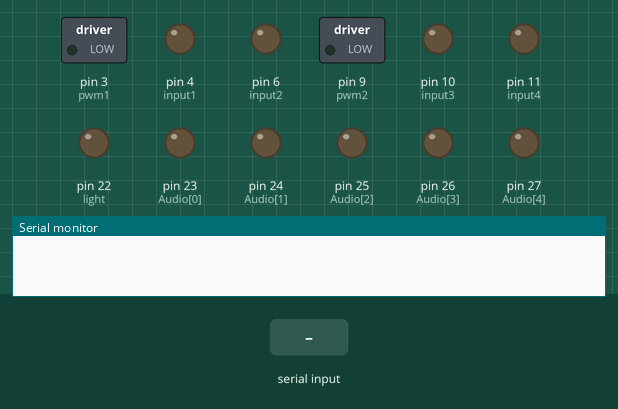
A sketch run on a simulated Arduino Mega 2560, built with avr-gcc and run on an emulated ATmega2560. Parts: switched loads named in the sketch (green lamp = pin HIGH), output pins drawn as LEDs (lit = HIGH), the last lines printed to the serial monitor. Inputs (shaded band) come from the test bench.

Above: at 1.2 s.
1.3 s: "f" received over Serial
At 2.5 s:
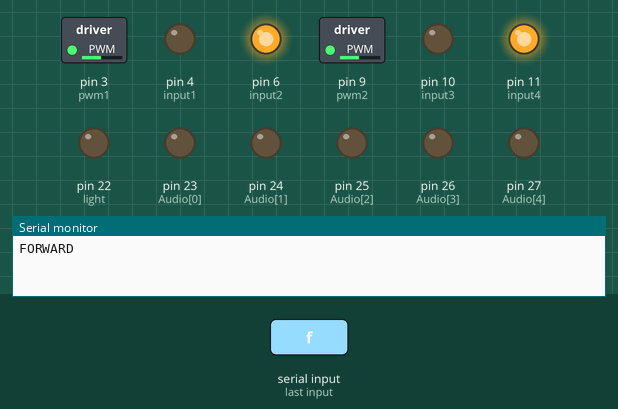
2.8 s: "b" received over Serial
At 3.7 s:
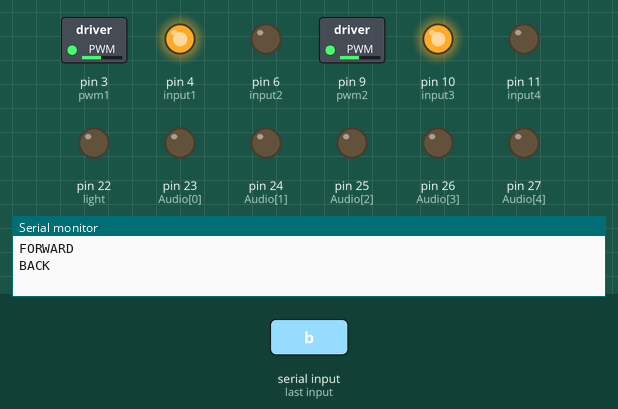
4.3 s: "l" received over Serial
At 4.8 s:
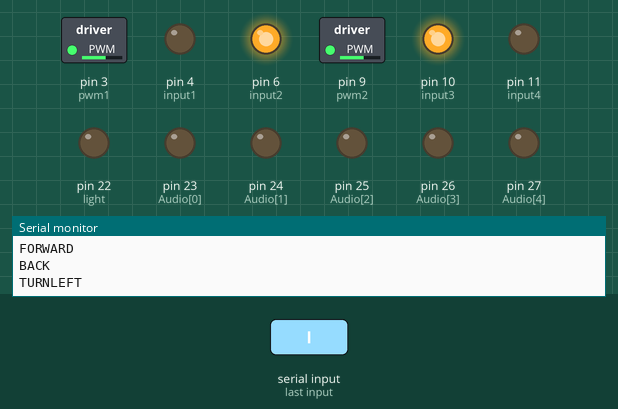
5.8 s: "r" received over Serial
At 7.0 s:
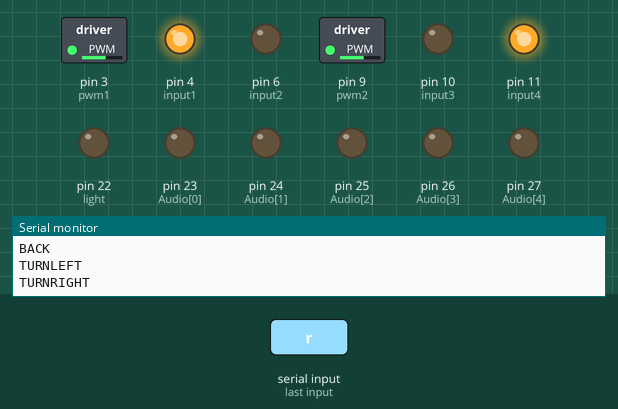
7.3 s: "o" received over Serial
At 8.3 s:
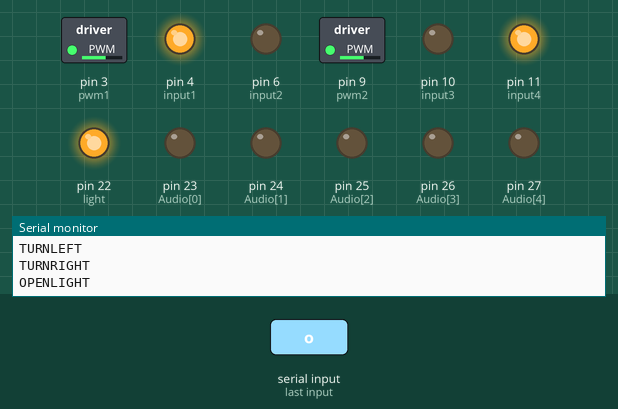
8.8 s: "s" received over Serial
At 9.5 s:
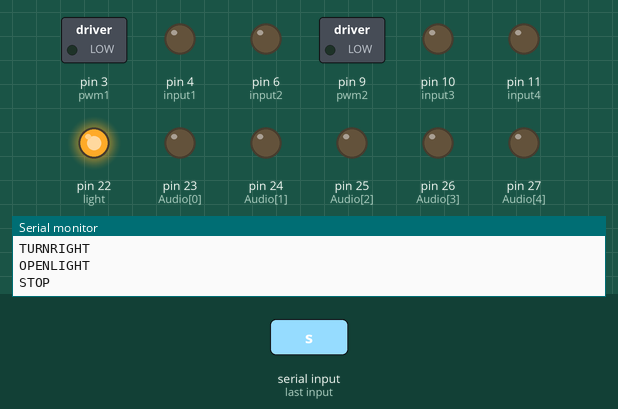
Timing chart, 0 to 11.3 s (numbered marks = the images above; inputs shaded):
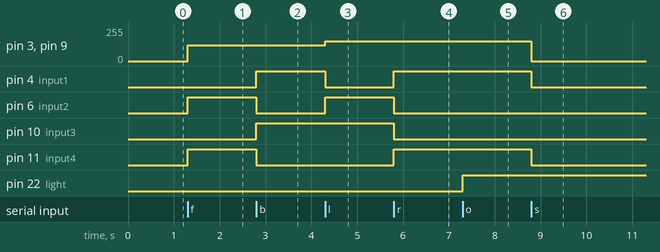

The sketch:

control.ino
```cpp
#define STOP 0
#define FORWARD 1
#define BACKWARD 2
#define TURNRIGHT 3
#define TURNLEFT 4
#define TURNRIGHTLITTLE 5
#define TURNLEFTLITTLE 6

//L298N电机驱动引脚
const int input1 = 4;
const int input2 = 6;
const int input3 = 10;
const int input4 = 11;
const int pwm1 = 3;
const int pwm2 = 9;

const int light = 22;

const int Audio[5] = {23, 24, 25, 26, 27};

int i;
int msg = 0;
void setup()
{
    Serial.begin(9600);   //定义波特率

    pinMode(input1, OUTPUT);
    pinMode(input2, OUTPUT);
    pinMode(input3, OUTPUT);
    pinMode(input4, OUTPUT);
    pinMode(pwm1, OUTPUT);
    pinMode(pwm2, OUTPUT);

    pinMode(light, OUTPUT);

    for(i = 0; i < 5; i++) {
      pinMode(Audio[i], OUTPUT);
    }
}

void goStop() {
    analogWrite(pwm1, 0);
    analogWrite(pwm2, 0);

    digitalWrite(input1, LOW);
    digitalWrite(input2, LOW);
    digitalWrite(input3, LOW);
    digitalWrite(input4, LOW);
}

void goForward(int _pwm1, int _pwm2) {
    analogWrite(pwm1, _pwm1);
    analogWrite(pwm2, _pwm2);

    digitalWrite(input1, LOW);
    digitalWrite(input2, HIGH);
    digitalWrite(input3, LOW);
    digitalWrite(input4, HIGH);
}

void goBack(int _pwm1, int _pwm2) {
    analogWrite(pwm1, _pwm1);
    analogWrite(pwm2, _pwm2);

    digitalWrite(input1, HIGH);
    digitalWrite(input2, LOW);
    digitalWrite(input3, HIGH);
    digitalWrite(input4, LOW);
}

void goRight(int _pwm1, int _pwm2) {
    analogWrite(pwm1, _pwm1);
    analogWrite(pwm2, _pwm2);

    digitalWrite(input1, HIGH);
    digitalWrite(input2, LOW);
    digitalWrite(input3, LOW);
    digitalWrite(input4, HIGH);
}

void goLeft(int _pwm1, int _pwm2) {
    analogWrite(pwm1, _pwm1);
    analogWrite(pwm2, _pwm2);

    digitalWrite(input1, LOW);
    digitalWrite(input2, HIGH);
    digitalWrite(input3, HIGH);
    digitalWrite(input4, LOW);
}

//电机函数
void motorRun(int _Cmd) {
  switch(_Cmd) {
    case STOP:
      goStop();
      break;

    case TURNRIGHT:
      goRight(150, 150);
      break;

    case TURNRIGHTLITTLE:
      goRight(80, 0);
      break;

    case TURNLEFT:
      goLeft(150, 150);
      break;

    case TURNLEFTLITTLE:
      goLeft(0, 80);
      break;


    case FORWARD:
      goForward(120, 120);
      break;

    case BACKWARD:
      goBack(120, 120);
      break;
  }
}

void openLight() {
  digitalWrite(light, HIGH);
}

void closeLight() {
  digitalWrite(light, LOW);
}


void AudioPinAllHigh() {
  for(i = 0; i < 5; i++) {
    digitalWrite(Audio[i], HIGH);
  }
}

//播报001，11110
void audio1Play() {
  digitalWrite(Audio[0], LOW);
  for(i = 1; i < 5; i++) {
    digitalWrite(Audio[i], HIGH);
  }
  delay(200);
  AudioPinAllHigh();
}

//播报002，11101
void audio2Play() {
  digitalWrite(Audio[0], HIGH);
  digitalWrite(Audio[1], LOW);
  for(i = 2; i < 5; i++) {
    digitalWrite(Audio[i], HIGH);
  }
  delay(200);
  AudioPinAllHigh();

}

//播报003，11100
void audio3Play() {
  digitalWrite(Audio[0], LOW);
  digitalWrite(Audio[1], LOW);
  for(i = 2; i < 5; i++) {
    digitalWrite(Audio[i], HIGH);
  }
  delay(200);
  AudioPinAllHigh();

}

//播报004，11011
void audio4Play() {
  for(i = 0; i < 2; i++) {
    digitalWrite(Audio[i], HIGH);
  }
  digitalWrite(Audio[2], LOW);
  for(i = 3; i < 5; i++) {
    digitalWrite(Audio[i], HIGH);
  }
  delay(200);
  AudioPinAllHigh();
}

//播报005，11010
void audio5Play() {
  digitalWrite(Audio[0], LOW);
  digitalWrite(Audio[1], HIGH);
  digitalWrite(Audio[2], LOW);
  digitalWrite(Audio[3], HIGH);
  digitalWrite(Audio[4], HIGH);

  delay(200);
  AudioPinAllHigh();
}

//播报006，11001
void audio6Play() {
  digitalWrite(Audio[0], HIGH);
  digitalWrite(Audio[1], LOW);
  digitalWrite(Audio[2], LOW);
  digitalWrite(Audio[3], HIGH);
  digitalWrite(Audio[4], HIGH);

  delay(200);
  AudioPinAllHigh();
}

//播报007，11000
void audio7Play() {
  digitalWrite(Audio[0], LOW);
  digitalWrite(Audio[1], LOW);
  digitalWrite(Audio[2], LOW);
  digitalWrite(Audio[3], HIGH);
  digitalWrite(Audio[4], HIGH);

  delay(200);
  AudioPinAllHigh();
}

void playAllAudio() {
  audio1Play();
  delay(2000);
  audio2Play();
  delay(2000);
  audio3Play();
  delay(2000);
  audio4Play();
  delay(2000);
}


void loop()
{
  /*
    for (byte n = 0; n < 255; n++) {
        Serial.write(n);   //向串口写入n
        delay(50);     //延时0.05s
    }
   */
  if(Serial.available() > 0) {
    msg = Serial.read();
    if(msg == 'f'){
      Serial.println("FORWARD");
      motorRun(FORWARD);
      delay(1000);
    }

    else if(msg == 'b') {
      Serial.println("BACK");
      motorRun(BACKWARD);
      delay(1000);
    }

    else if(msg == 's') {
      Serial.println("STOP");
      motorRun(STOP);
      delay(1000);
    }
    else if(msg == 'l') {
      Serial.println("TURNLEFT");
      motorRun(TURNLEFT);
      delay(1000);
    }
    else if(msg == 'r') {
      Serial.println("TURNRIGHT");
      motorRun(TURNRIGHT);
      delay(1000);
    }
    else if(msg == 'o') {
      Serial.println("OPENLIGHT");
      openLight();
    }
    else if(msg == 'c') {
      Serial.println("CLOSELIGHT");
      closeLight();
    }

    else if(msg == '1') {
      audio1Play();
    }

    else if(msg == '2') {
      audio2Play();
    }

    else if(msg == '3') {
      audio3Play();
    }
  }
}
```

Measured:
- after the input at 1.3 s, pin 3 (pwm1), pin 9 (pwm2): 0/255 → 120/255 at once; pin 6 (input2), pin 11 (input4): LOW → HIGH at once
- after the input at 2.8 s, pin 4 (input1), pin 10 (input3): LOW → HIGH at once; pin 6 (input2), pin 11 (input4): HIGH → LOW at once
- after the input at 4.3 s, pin 3 (pwm1), pin 9 (pwm2): 120/255 → 150/255 at once; pin 4 (input1): HIGH → LOW at once; pin 6 (input2): LOW → HIGH at once
- after the input at 5.8 s, pin 4 (input1), pin 11 (input4): LOW → HIGH at once; pin 6 (input2), pin 10 (input3): HIGH → LOW at once
- after the input at 7.3 s, pin 22 (light): LOW → HIGH at once
- after the input at 8.8 s, pin 3 (pwm1), pin 9 (pwm2): 150/255 → 0/255 at once; pin 4 (input1), pin 11 (input4): HIGH → LOW at once
